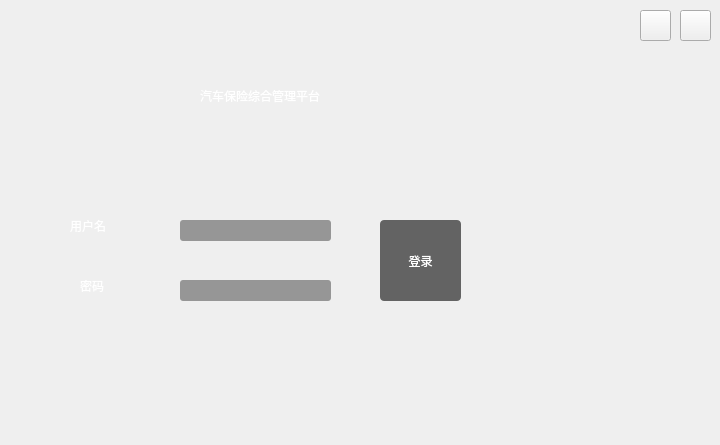
<?xml version="1.0" encoding="UTF-8"?>
<ui version="4.0">
 <class>MainWindow</class>
 <widget class="QMainWindow" name="MainWindow">
  <property name="geometry">
   <rect>
    <x>0</x>
    <y>0</y>
    <width>720</width>
    <height>445</height>
   </rect>
  </property>
  <property name="windowTitle">
   <string>MainWindow</string>
  </property>
  <property name="styleSheet">
   <string notr="true">#MainWindow{border-image: url(:/new/prefix1/road.png)}</string>
  </property>
  <widget class="QWidget" name="centralWidget">
   <widget class="QPushButton" name="PBClose">
    <property name="geometry">
     <rect>
      <x>680</x>
      <y>10</y>
      <width>31</width>
      <height>31</height>
     </rect>
    </property>
    <property name="styleSheet">
     <string notr="true">#PBClose{border-image: url(:/new/prefix1/x_close.png);
outline: none}
#PBClose:hover{border-image: url(:/new/prefix1/x_close_2.png);}
#PBClose:pressed{border-image: url(:/new/prefix1/x_close_3.png);}</string>
    </property>
    <property name="text">
     <string/>
    </property>
   </widget>
   <widget class="QPushButton" name="PBMin">
    <property name="geometry">
     <rect>
      <x>640</x>
      <y>10</y>
      <width>31</width>
      <height>31</height>
     </rect>
    </property>
    <property name="styleSheet">
     <string notr="true">#PBMin{border-image: url(:/new/prefix1/m_min.png);
outline: none}
#PBMin:hover{
border-image: url(:/new/prefix1/m_min_2.png);}
#PBMin:pressed{border-image: url(:/new/prefix1/m_min_3.png);}</string>
    </property>
    <property name="text">
     <string/>
    </property>
   </widget>
   <widget class="QPushButton" name="PBLogin">
    <property name="geometry">
     <rect>
      <x>380</x>
      <y>220</y>
      <width>81</width>
      <height>81</height>
     </rect>
    </property>
    <property name="styleSheet">
     <string notr="true">#PBLogin{color: rgb(255, 255, 255);
background-color: rgb(99, 99, 99);
font: 75 18pt &quot;微软雅黑&quot;;
border-radius:4px;
outline: none}
#PBLogin:hover{background-color: rgbrgb(125, 125, 125);}
#PBLogin:pressed{background-color: rgbrgb(99, 99, 99);}</string>
    </property>
    <property name="text">
     <string>登录</string>
    </property>
   </widget>
   <widget class="QLineEdit" name="LEUser">
    <property name="geometry">
     <rect>
      <x>180</x>
      <y>220</y>
      <width>151</width>
      <height>21</height>
     </rect>
    </property>
    <property name="styleSheet">
     <string notr="true">background-color: rgb(150, 150, 150);
font: 75 12pt &quot;微软雅黑&quot;;
border-radius:3px;</string>
    </property>
   </widget>
   <widget class="QLabel" name="label">
    <property name="geometry">
     <rect>
      <x>70</x>
      <y>210</y>
      <width>81</width>
      <height>31</height>
     </rect>
    </property>
    <property name="styleSheet">
     <string notr="true">font: 75 18pt &quot;微软雅黑&quot;;
color: rgb(255, 255, 255);</string>
    </property>
    <property name="text">
     <string>用户名</string>
    </property>
   </widget>
   <widget class="QLabel" name="label_2">
    <property name="geometry">
     <rect>
      <x>80</x>
      <y>270</y>
      <width>61</width>
      <height>31</height>
     </rect>
    </property>
    <property name="styleSheet">
     <string notr="true">font: 75 18pt &quot;微软雅黑&quot;;
color: rgb(255, 255, 255);</string>
    </property>
    <property name="text">
     <string>密码</string>
    </property>
   </widget>
   <widget class="QLineEdit" name="LEPswd">
    <property name="geometry">
     <rect>
      <x>180</x>
      <y>280</y>
      <width>151</width>
      <height>21</height>
     </rect>
    </property>
    <property name="styleSheet">
     <string notr="true">background-color: rgb(150, 150, 150);
border-radius:3px;
font: 75 12pt &quot;微软雅黑&quot;;</string>
    </property>
   </widget>
   <widget class="QLabel" name="label_3">
    <property name="geometry">
     <rect>
      <x>200</x>
      <y>70</y>
      <width>421</width>
      <height>51</height>
     </rect>
    </property>
    <property name="styleSheet">
     <string notr="true">color: rgb(255, 255, 255);
font: 75 28pt &quot;微软雅黑&quot;;</string>
    </property>
    <property name="text">
     <string>汽车保险综合管理平台</string>
    </property>
   </widget>
   <widget class="QLabel" name="Icon">
    <property name="geometry">
     <rect>
      <x>130</x>
      <y>65</y>
      <width>61</width>
      <height>61</height>
     </rect>
    </property>
    <property name="styleSheet">
     <string notr="true">border-image: url(:/new/prefix1/61.png);</string>
    </property>
    <property name="text">
     <string/>
    </property>
   </widget>
  </widget>
 </widget>
 <layoutdefault spacing="6" margin="11"/>
 <resources/>
 <connections/>
</ui>
